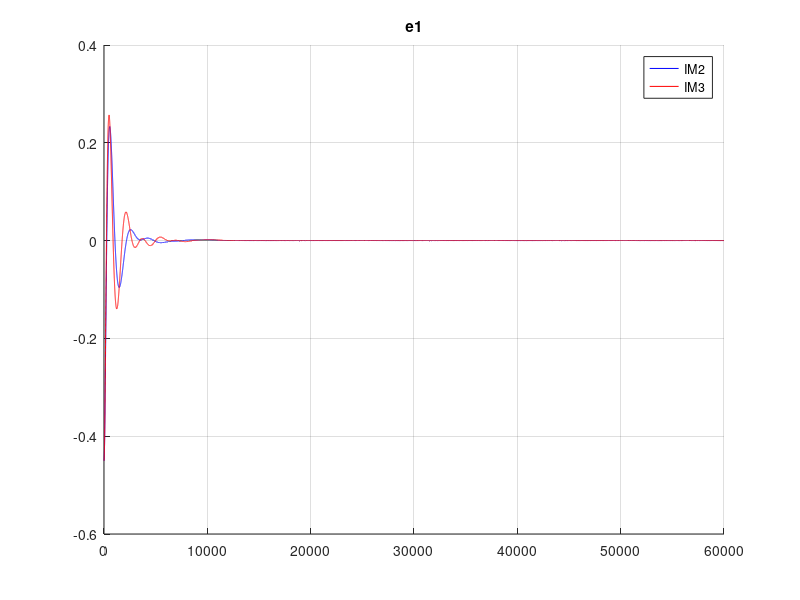
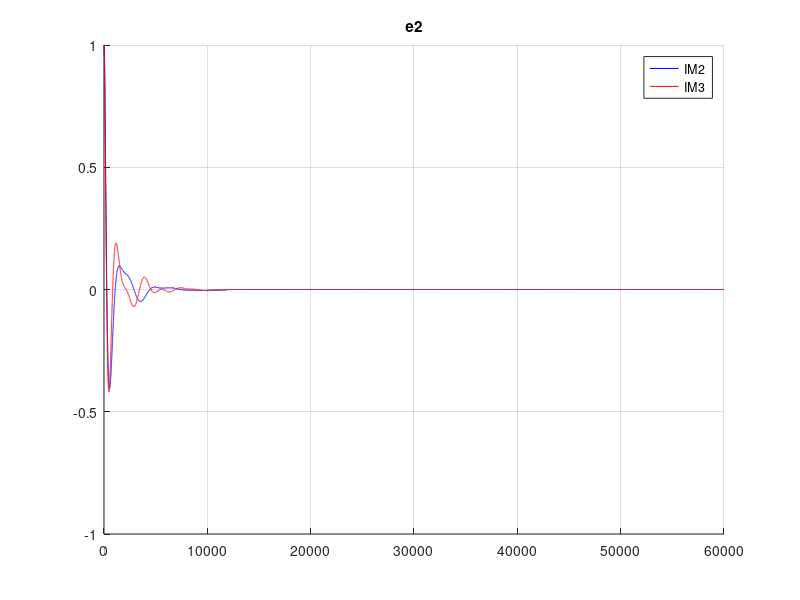
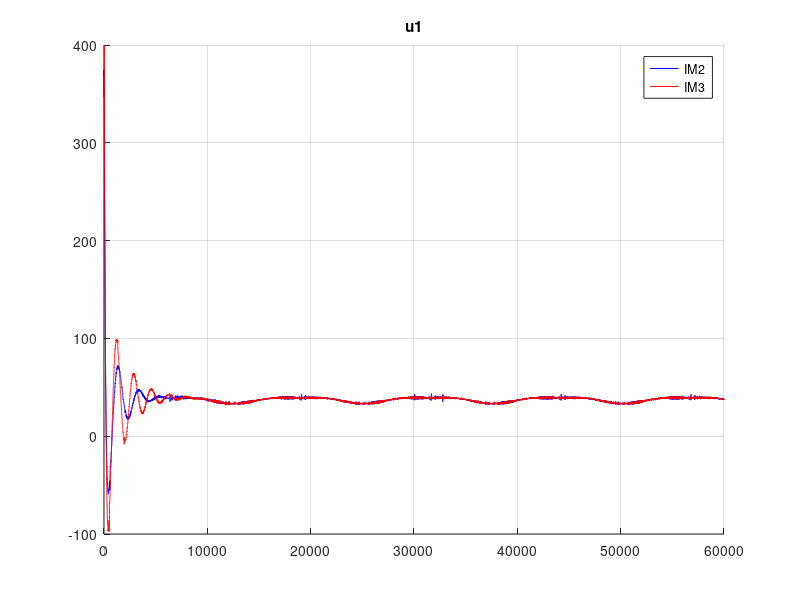
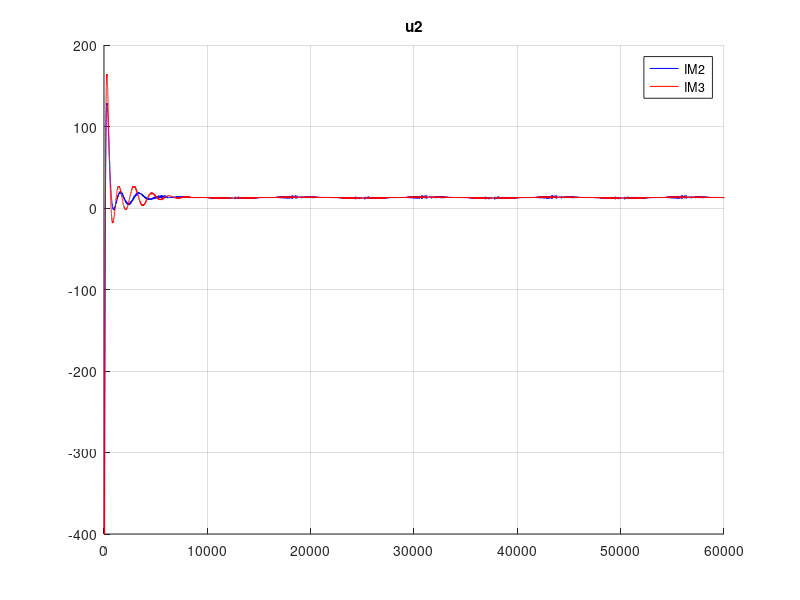

The MATLAB script that drew these images, in order:
clc
clear
close all


error_IM2_15 = load("./OPT1_IM2/DC_1.5/error.txt");
error_IM3_15 = load("./OPT1_IM3/DC_1.5/error.txt");

control_IM2_15 = load("./OPT1_IM2/DC_1.5/control_DAR.txt");
control_IM3_15 = load("./OPT1_IM3/DC_1.5/control_DAR.txt");


figure()
hold on; grid on;
plot(error_IM2_15(:,1),'b')
plot(error_IM3_15(:,1),'r')
legend("IM2","IM3")
title('e1')


figure()
hold on; grid on;
plot(error_IM2_15(:,2),'b')
plot(error_IM3_15(:,2),'r')
legend("IM2","IM3")
title('e2')

figure()
hold on; grid on;
plot(control_IM2_15(:,1),'b')
plot(control_IM3_15(:,1),'r')
legend("IM2","IM3")
title('u1')


figure()
hold on; grid on;
plot(control_IM2_15(:,2),'b')
plot(control_IM3_15(:,2),'r')
legend("IM2","IM3")
title('u2')



